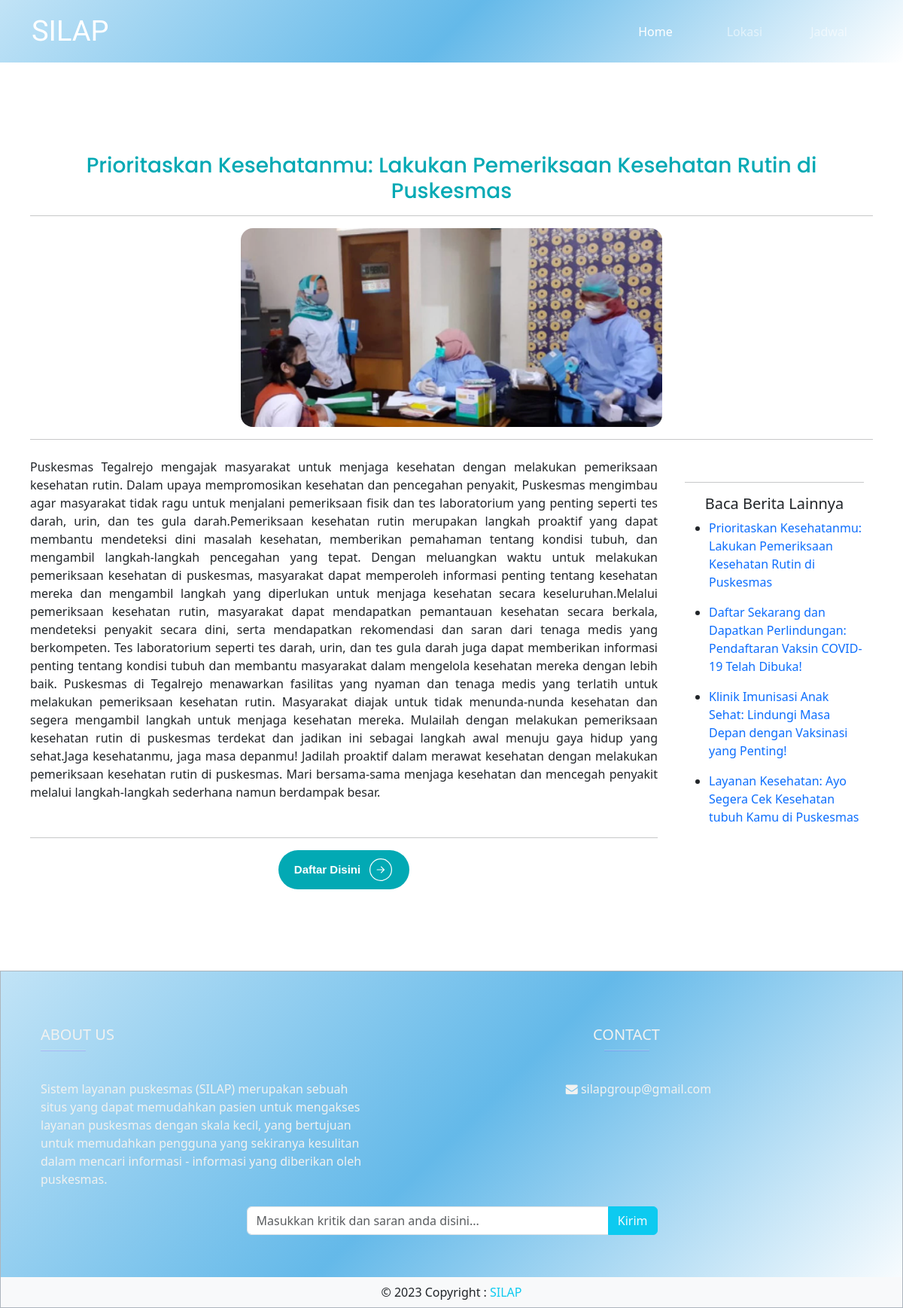
Page /Sisi User/berita.php?id=21 on the committed database.
### tables this page shows
CREATE TABLE `konten` (
  `id` int(5) NOT NULL,
  `title` varchar(255) NOT NULL,
  `deskripsi` longtext NOT NULL,
  `gambar` varchar(255) NOT NULL,
  `layanan` int(10) NOT NULL,
  `puskesmas` varchar(100) NOT NULL
);

### Sisi User/berita.php (the view, shortened to what this page needs)
<?php
include 'config.php';
$komentar = '';
$id = $_GET['id'];
$kode = "select * from konten where id = '$id'";
$query = mysqli_query($koneksi, $kode);
$data = mysqli_fetch_array($query);
$judul = $data['title'];
$deskripsi = $data['deskripsi'];
$gambar = $data['gambar'];
?>
<!DOCTYPE html>
<!DOCTYPE html>
<html lang="en">
<head>
  <link href="https://cdn.jsdelivr.net/npm/bootstrap@5.3.0/dist/css/bootstrap.min.css"
  rel="stylesheet"
>
  <link rel="stylesheet" href="css/style.css" />
  <link rel="stylesheet" href="https://cdnjs.cloudflare.com/ajax/libs/font-awesome/4.7.0/css/font-awesome.min.css">
</head>
<body class="">
  <nav class="navbar navbar-expand-lg navbar-dark shadow-5-strong bg">
    <div class="container">
      <a class="navbar-brand brand" href="#">SILAP</a>
      <div class="collapse navbar-collapse text-right" id="navbarNavDropdown">
        <ul class="navbar-nav ms-auto mb-2 mb-lg-0">
          <li class="nav-item px-lg-3 mx-lg-3">
            <a class="nav-link active " aria-current="page" href="../utama.php">Home</a>
          </li>
          <li class="nav-item">
            <a class="nav-link px-lg-3 mx-lg-3" href="lokasi.php">Lokasi</a>
          </li>
          <li class="nav-item">
            <a class="nav-link px-lg-3 mx-lg-3" href="jadwal.php">Jadwal</a>
          </li>
        </ul>
      </div>
    </div>
  </nav>
  <section class="container navi">
    <div class="col-md-12">
      <h3 class="text-center news-font">
        <?php echo $judul ?>
      </h3>
      <hr>
      <img class="w-50 mx-auto rounded-4 gam" src="../Sisi Admin/uploadIMG/<?php echo $gambar ?>" alt="">
    </div>
    <hr>
    <div class="row">
      <div class="col-md-9 text-center align-self-center">
        <div class="text-dark pb-3 mt-2">
          <p style="text-align: justify;">
            <?php echo $deskripsi ?>
          </p>
        </div>
        <hr>
        <div class="text-center">
          <button class="btn-more mx-auto text-decoration-none">
          <a href="daftar.php?id=<?php echo $id ?>" >
              <span>Daftar Disini</span></a>
          </button>
        </div>
      </div>
      <div class="col-md-3 p-4 align-items-center">
        <div class="mx-auto">
          <hr>
          <h5 class="text-center">Baca Berita Lainnya</h5>
          <?php
          $sql2 = "select * from konten";
          $q2 = mysqli_query($koneksi, $sql2);
          while ($r2 = mysqli_fetch_array($q2)) {
            $id = $r2['id'];
            $judul = $r2['title'];
            ?>
            <ul>
              <li>
                <a href="berita.php?id=<?php echo $id ?>" class="text-decoration-none"> <?php echo $judul ?></a>
              </li>
            </ul>
          <?php } ?>
        </div>
      </div>
    </div>
  </section>
  <footer class="text-center text-lg-start border border-dark-subtle bg-footer mt-xl-5 pt-4">
    <div class="container p-4">
      <div class="row">
        <div class="col-sm-5 g-4">
           <h5 class="text-uppercase ">About us</h5>
           <hr
                class="mb-4 mt-0 d-inline-block mx-auto"
                style="width: 60px; background-color: #7c4dff; height: 2px"
                />
          <p class="card-text mt-2" >Sistem layanan puskesmas (SILAP) merupakan sebuah situs yang dapat
            memudahkan pasien untuk mengakses layanan puskesmas dengan skala kecil,
            yang bertujuan untuk memudahkan pengguna yang sekiranya kesulitan dalam mencari informasi - informasi yang
            diberikan oleh puskesmas.</p>
        </div>
       <div class="col-sm-7 g-4">
        <div class="card-body text-center">
          <h5 class="card-title text-uppercase ">Contact</h5>
           <hr
                class="mb-2 mt-0 d-inline-block mx-auto"
                style="width: 60px; background-color: #7c4dff; height: 2px"
                />
          <ul class="mt-4 text-decoration-none">
            <li class="list-group-item">
              <i class="fa fa-envelope"></i>
              <span>silapgroup@gmail.com</span>
            </li>
          </ul>
        </div>
      </div>
        <div class="input-group mt-4 mb-3">
          <table>
            <td>
              <tr>
                <form action="" method="post" onsubmit="return validateComment()">
                    <div class="input-group w-50 mx-auto mb-3">
                        <input type="text" class="form-control" placeholder="Masukkan kritik dan saran anda disini..."
                              id="komentar" name="komentar" aria-label="Recipient's username" value="<?php echo $komentar ?>"
                              aria-describedby="button-addon2">
                        <button class="btn btn-info text-light" type="submit" name="simpan" id="button-addon2">Kirim</button>
                    </div>
                </form>
              </tr>
            </td>
          </table>
        </div>
      </div>
    </div>
    <div class="col-12 text-center p-2 text-dark bg-light">
        © 2023 Copyright :
        <a class="text-decoration-none text-info" href="../Sisi Admin/login.php">SILAP</a>
  </div>
  </footer>
</body>
</html>

### Sisi User/css/style.css (style rules this page uses)
* { box-sizing: border-box; padding: 0px; margin: 0; }
body { min-height: 100vh; width: 100vw; overflow-x: hidden; }
.bg-footer { color: #f2f2f0; background-image: linear-gradient(-45deg, white, rgba(100, 185, 233, 1), rgba(100, 185, 233, 0.4)); }
.bg { background-image: linear-gradient(-45deg, white, rgba(100, 185, 233, 1), rgba(100, 185, 233, 0.4)); background-size: cover; }
.brand { font-family: "Forum", cursive; font-size: 38px; }
.news-font { font-family: "Poppins", sans-serif; color: #02a9b4; }
.nav-link { border: 2px; border-radius: 25px; }
.navi { padding: 10px; }
.gam { display: flex; justify-content: center; align-items: center; width: 100%; }
.btn-more { cursor: pointer; font-weight: 700; font-family: Helvetica, "sans-serif"; transition: all 0.2s; padding: 10px 20px; border-radius: 100px; background: #02a9b4; border: 1px solid transparent; display: flex; align-items: center; font-size: 15px; color: #fff; }
.btn-more a { color: inherit; text-decoration: none; }
.btn-more > svg { width: 34px; margin-left: 10px; transition: transform 0.3s ease-in-out; }
@media screen and (min-width: 576px) { .navi { padding-top: 20%; padding-bottom: 5%; } }
@media screen and (min-width: 768px) { .navi { padding-top: 15%; padding-bottom: 5%; } }
@media screen and (min-width: 992px) { .navi { padding-top: 10%; padding-bottom: 5%; } }
@media screen and (min-width: 1200px) { .navi { padding-top: 10%; padding-bottom: 5%; } }

### rows in the picture
konten: title "Prioritaskan Kesehatanmu: Lakukan Pemeriksaan Kesehatan Rutin di Puskesmas", gambar (picture), deskripsi "Puskesmas Tegalrejo mengajak masyarakat untuk menjaga kesehatan dengan melakukan pemeriksaan kesehatan rutin. Dalam upaya mempromosikan kesehatan dan pencegahan penyakit, Puskesmas mengimbau agar masyarakat tidak ragu untuk menjalani pemeriksaan fisik dan tes laboratorium yang penting seperti tes darah, urin, dan tes gula darah.Pemeriksaan kesehatan rutin merupakan langkah proaktif yang dapat membantu mendeteksi dini masalah kesehatan, memberikan pemahaman tentang kondisi tubuh, dan mengambil langkah-langkah pencegahan yang tepat. Dengan meluangkan waktu untuk melakukan pemeriksaan kesehatan di puskesmas, masyarakat dapat memperoleh informasi penting tentang kesehatan mereka dan mengambil…"
konten: title "Daftar Sekarang dan Dapatkan Perlindungan: Pendaftaran Vaksin COVID-19 Telah Dibuka!"
konten: title "Klinik Imunisasi Anak Sehat: Lindungi Masa Depan dengan Vaksinasi yang Penting!"
konten: title "Layanan Kesehatan: Ayo Segera Cek Kesehatan tubuh Kamu di Puskesmas"
